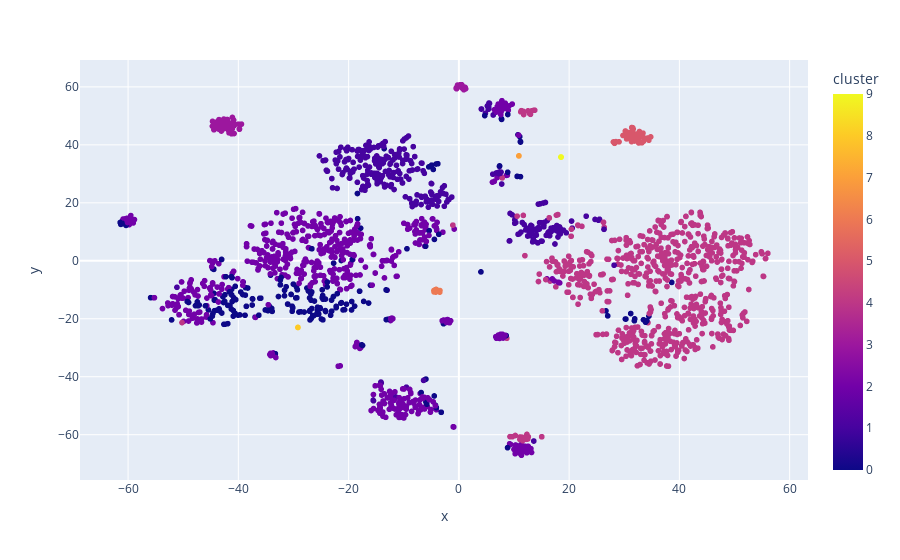

Write notebook code for a chart like this one.
### Code cell
#Visualizing the Clusters with t-SNE
tsne_pipeline = Pipeline([('scaler', StandardScaler()), ('tsne', TSNE(n_components=2, verbose=1))])
genre_embedding = tsne_pipeline.fit_transform(X)
projection = pd.DataFrame(columns=['x', 'y'], data=genre_embedding)
projection['genres'] = data['genre']
projection['cluster'] = data['cluster']

fig = px.scatter(
    projection, x='x', y='y', color='cluster', hover_data=['x', 'y', 'genres'])
fig.show()

### Figure 1 — Plotly figure (JSON) as saved in the notebook; plotly's stock layout.template omitted (floating-point values rounded to 4 significant figures; data arrays with more than 128 entries replaced by an {"elided": "..."} marker saying what was removed)
{"data": [{"customdata": {"elided": "2000x1 str values"}, "hovertemplate": "x=%{x}<br>y=%{y}<br>genres=%{customdata[0]}<br>cluster=%{marker.color}<extra></extra>", "legendgroup": "", "marker": {"color": {"elided": "2000 int values"}, "coloraxis": "coloraxis", "symbol": "circle"}, "mode": "markers", "name": "", "showlegend": false, "type": "scattergl", "x": {"elided": "2000 float values"}, "xaxis": "x", "y": {"elided": "2000 float values"}, "yaxis": "y"}], "layout": {"coloraxis": {"colorbar": {"title": {"text": "cluster"}}, "colorscale": [[0, "#0d0887"], [0.1111, "#46039f"], [0.2222, "#7201a8"], [0.3333, "#9c179e"], [0.4444, "#bd3786"], [0.5556, "#d8576b"], [0.6667, "#ed7953"], [0.7778, "#fb9f3a"], [0.8889, "#fdca26"], [1, "#f0f921"]]}, "legend": {"tracegroupgap": 0}, "margin": {"t": 60}, "xaxis": {"anchor": "y", "domain": [0, 1], "title": {"text": "x"}}, "yaxis": {"anchor": "x", "domain": [0, 1], "title": {"text": "y"}}}}
